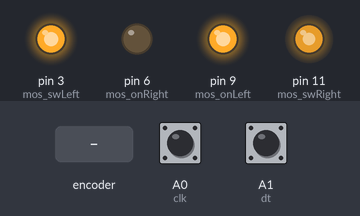
Simulated run of this sketch. Board: Arduino Uno, built with avr-gcc and run on an emulated ATmega328P. Parts: output pins drawn as LEDs (lit = HIGH). Inputs (shaded band) come from the test bench; at power-on: A0 (clk) HIGH, A1 (dt) HIGH. What the sketch prints to the serial monitor is not drawn.

Above: at 1.2 s.
1.3 s: rotary encoder on A0 (clk) / A1 (dt) turned 3 steps (first pin leading)
Timing chart, 0 to 4.3 s (numbered marks = the images above; inputs shaded):
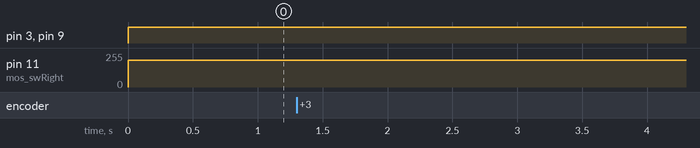

The sketch:

RotaryEncoder.ino
```cpp
#define clk A0
#define dt  A1
#define mos_swLeft 3
#define mos_swRight 11
#define mos_onRight 6
#define mos_onLeft 9
//initialize counter
int counter = 0;
int degrees_ = 0;
int lastState;
int revolution = 0;
int encoder = 0;
int oldTime = 0;
int time;
double capTime = 0;
double rev = 0;
double rpm;


void setup() {
  // put your setup code here, to run once:
  //configure clk and dt as digital inputs
 pinMode(mos_swLeft,OUTPUT);
 pinMode(mos_swRight,OUTPUT);
 pinMode(mos_onRight,OUTPUT);
 pinMode(mos_onLeft,OUTPUT);
 pinMode(clk, INPUT);
 pinMode(dt, INPUT);
 TCCR2B = TCCR2B & B11111000 | B00000010;
 //setup serial monitor
 Serial.begin(9600);
 //read in the last state
 lastState = digitalRead(clk);
 Serial.println("check");
 // attachInterrupt(0,ISR,RISING);
}

void loop() {
 cw_rotation();
 //  delay(1000);
//  detachInterrupt(0);
 // time= millis()-oldTime;
  rpm = ((0.05)*(60000))/(capTime*1000.0);
//  oldTime = millis();
  rev = 0;
//  time = 0;
 // attachInterrupt(0,ISR,RISING);


  // put your main code here, to run repeatedly:
  //read in the current state of clk pin
  int cur_state = digitalRead(clk);
  //compare it to its last state
  if(cur_state != lastState){
    //change in state means movement
    if(cur_state != digitalRead(dt)){
      time= millis()-oldTime;
      //non-matching states means clockwise
      counter--;
      degrees_ = degrees_-18;
      if(counter % 20 == 0){
          isr();
        }
    }
    else{
      //non-matching states means
      counter++;
      degrees_ = degrees_+18;
      if(counter % 20 == 0){
          isr();
        }


    }
      oldTime = millis();
      capTime = time/1000.0;
  }
  //update last variable
  lastState = cur_state;
  delay(5);
//  Serial.print("time: ");
//  Serial.print(time);
//  Serial.print(" --- oldTime: ");
//  Serial.println(oldTime);
  Serial.print("RPM: ");
  Serial.println(rpm);
//  Serial.print(" --- Angle: ");
//  Serial.println(degrees_);
    Serial.print(" --- captime: ");
    Serial.println(capTime);
    Serial.print("counter: ");
    Serial.println(counter);
    //delay(500);
    time = 0;
}
//
void isr(){
    rev = counter/20.0;
    Serial.print("rev: ");
    Serial.println(rev);

}

void cw_rotation(){//analog swRight to vary speed in this direction

     analogWrite(mos_onRight,0);
     analogWrite(mos_onLeft,255);
     digitalWrite(mos_swLeft,HIGH);
     analogWrite(mos_swRight,200);

 }
```

Measured:
- after the input at 1.3 s, every drawn part: stays the same
